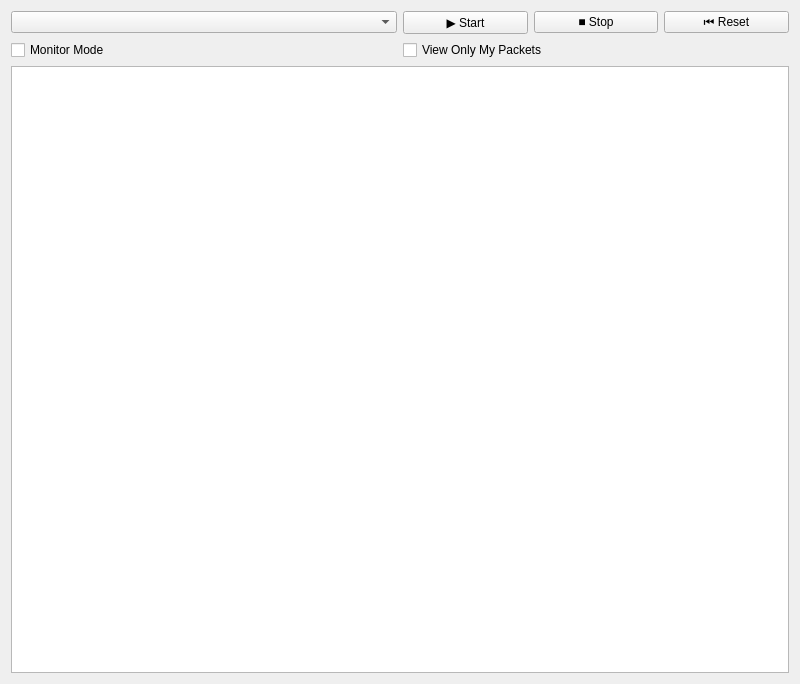
<?xml version="1.0" encoding="UTF-8"?>
<ui version="4.0">
 <class>Widget</class>
 <widget class="QWidget" name="Widget">
  <property name="geometry">
   <rect>
    <x>0</x>
    <y>0</y>
    <width>800</width>
    <height>684</height>
   </rect>
  </property>
  <property name="windowTitle">
   <string>Widget</string>
  </property>
  <layout class="QVBoxLayout" name="verticalLayout">
   <item>
    <layout class="QHBoxLayout" name="horizontalLayout_2">
     <item>
      <widget class="NicComboBox" name="nicComboBox"/>
     </item>
     <item>
      <layout class="QHBoxLayout" name="horizontalLayout">
       <item>
        <widget class="QPushButton" name="startButton">
         <property name="text">
          <string>▶ Start</string>
         </property>
        </widget>
       </item>
       <item>
        <widget class="QPushButton" name="stopButton">
         <property name="text">
          <string>■ Stop</string>
         </property>
        </widget>
       </item>
       <item>
        <widget class="QPushButton" name="resetButton">
         <property name="text">
          <string>⏮ Reset</string>
         </property>
        </widget>
       </item>
      </layout>
     </item>
    </layout>
   </item>
   <item>
    <layout class="QHBoxLayout" name="horizontalLayout_5">
     <item>
      <widget class="QCheckBox" name="monitorModeCheckBox">
       <property name="text">
        <string>Monitor Mode</string>
       </property>
      </widget>
     </item>
     <item>
      <widget class="QCheckBox" name="checkBox_1">
       <property name="text">
        <string>View Only My Packets</string>
       </property>
      </widget>
     </item>
    </layout>
   </item>
   <item>
    <widget class="QTableView" name="tableView"/>
   </item>
  </layout>
 </widget>
 <customwidgets>
  <customwidget>
   <class>NicComboBox</class>
   <extends>QComboBox</extends>
   <header>widget.h</header>
  </customwidget>
 </customwidgets>
 <resources/>
 <connections/>
</ui>
